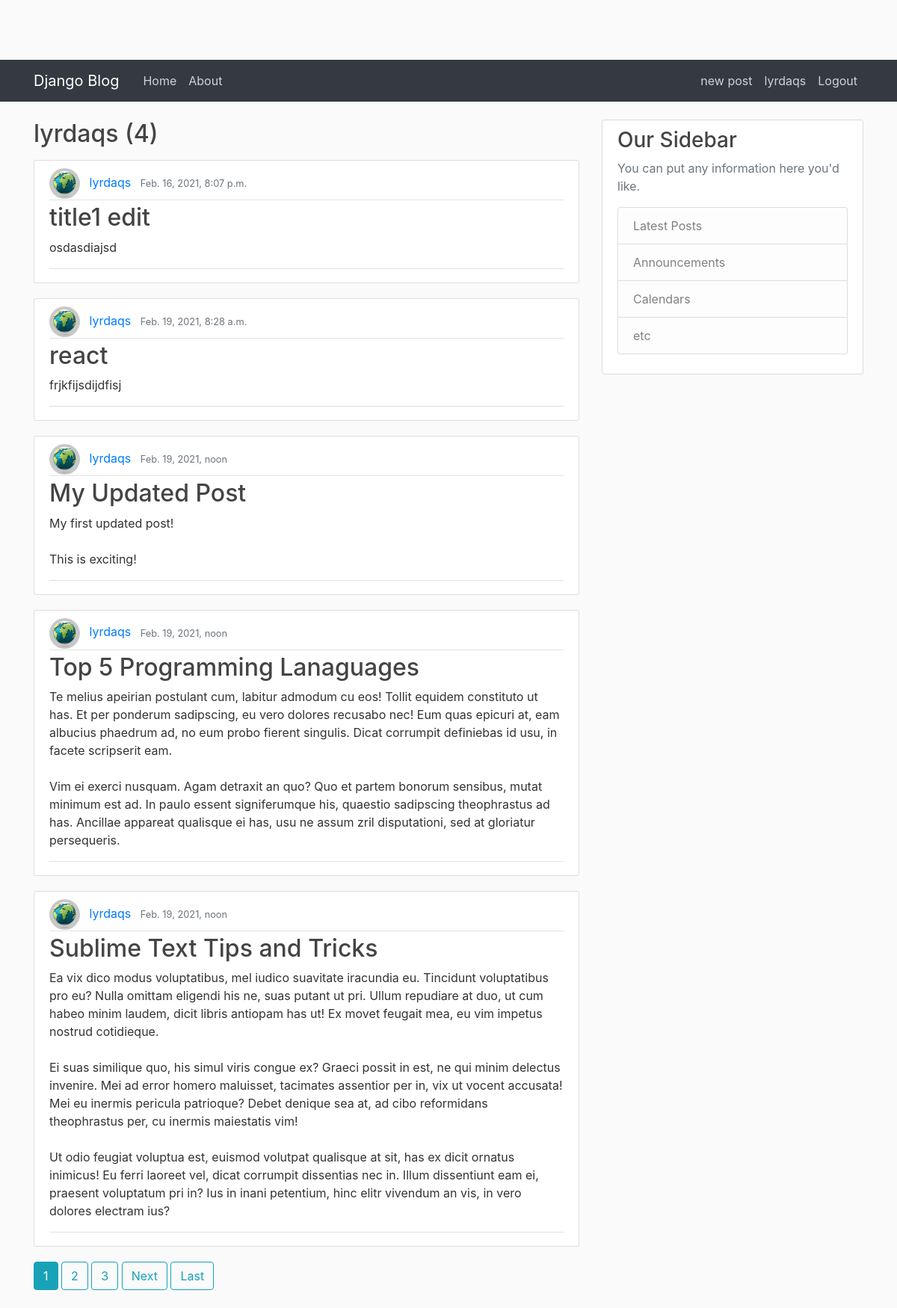
/lyrdaqs/posts (signed in), run on the app's committed database.
### posts/models.py (models this page shows, shortened)
class Post(models.Model):
    title = models.CharField(max_length = 100)
    text = models.TextField()
    date_posted = models.DateTimeField(default = timezone.now)
    author = models.ForeignKey(User,on_delete=models.CASCADE)

### users/models.py (models this page shows, shortened)
class Profile(models.Model):
    img = models.ImageField(default='default.jpg', upload_to="user_image")
    user = models.OneToOneField(User,on_delete=models.CASCADE)

### posts/views.py (the view)
# urls.py: path('<str:username>/posts', PostAuthorListView.as_view() , name='author-posts'),
class PostAuthorListView(ListView):
    model = Post
    template_name = 'posts/author_posts.html'
    context_object_name = 'posts'
    ordering = ['-date_posted']
    paginate_by = 5
    def get_queryset(self):
        username = get_object_or_404(User, username=self.kwargs['username'])
        return Post.objects.filter(author__username=username)

### templates/posts/author_posts.html (shortened to what this page needs)
{% extends "posts/base.html" %} {% block content %}
<h2 class="mb-3">{{view.kwargs.username}} ({{page_obj.paginator.num_pages}})</h2>
{% for post in posts %}
<article class="media content-section">
    <div class="media-body border-bottom mb-2">
        <div class="article-metadata">
            <img class="rounded-circle" style="width: 41px;
            height: 41px;margin-right: 8px;" src="{{ post.author.profile.img.url }}">
            <a class="mr-2" href="#">{{ post.author }}</a>
            <small class="text-muted">{{ post.date_posted }}</small>
        </div>
        <h2><a class="article-title" href="{% url 'post-detail' post.id %}">{{ post.title }}</a></h2>
        <p class="article-content">{{ post.text }}</p>
    </div>
</article>
{% endfor %}
{% if is_paginated %}
      {% for num in page_obj.paginator.page_range %}
        {% if page_obj.number == num %}
          <a class="btn btn-info mb-4" href="?page={{ num }}">{{ num }}</a>
        {% elif num > page_obj.number|add:'-3' and num < page_obj.number|add:'3' %}
          <a class="btn btn-outline-info mb-4" href="?page={{ num }}">{{ num }}</a>
        {% endif %}
      {% endfor %}
      {% if page_obj.has_next %}
        <a class="btn btn-outline-info mb-4" href="?page={{ page_obj.next_page_number }}">Next</a>
        <a class="btn btn-outline-info mb-4" href="?page={{ page_obj.paginator.num_pages }}">Last</a>
      {% endif %}
{% endif %}
{% endblock %}

### templates/posts/base.html (shortened to what this page needs)
{% load static %}
<!DOCTYPE html>
<html>
<head>
    <link rel="stylesheet" href="https://maxcdn.bootstrapcdn.com/bootstrap/4.0.0/css/bootstrap.min.css">
    <link rel="stylesheet" type="text/css" href="{% static 'blog/main.css' %}">
</head>
<body>
    <header class="site-header">
        <nav class="navbar navbar-expand-md navbar-dark bg-dark">
            <div class="container">
                <a class="navbar-brand mr-4" href="{% url 'blog-home' %}">Django Blog</a>
                <div class="collapse navbar-collapse" id="navbarToggle">
                    <div class="navbar-nav mr-auto">
                        <a class="nav-item nav-link" href="{% url 'blog-home' %}">Home</a>
                        <a class="nav-item nav-link" href="{% url 'blog-about' %}">About</a>
                    </div>
                    <div class="navbar-nav">
                        {% if user.is_authenticated %}
                        <a class="nav-item nav-link" href="{% url 'post-create' %}">new post</a>
                        <a class="nav-item nav-link" href="{% url 'user-profile' %}">{{user.username}}</a>
                        <a class="nav-item nav-link" href="{% url 'user-logout' %}">Logout</a> {% else %}
                        <a class="nav-item nav-link" href="{% url 'user-login' %}">Login</a>
                        <a class="nav-item nav-link" href="{% url 'user-register' %}">Register</a> {% endif %}
                    </div>
                </div>
            </div>
        </nav>
    </header>
    <main role="main" class="container mt-4">
        <div class="row">
            <div class="col-md-8">
                 {% block content %}{% endblock %}
            </div>
            <div class="col-md-4">
                <div class="content-section">
                    <h3>Our Sidebar</h3>
                    <p class='text-muted'>You can put any information here you'd like.
                        <ul class="list-group">
                            <li class="list-group-item list-group-item-light">Latest Posts</li>
                            <li class="list-group-item list-group-item-light">Announcements</li>
                            <li class="list-group-item list-group-item-light">Calendars</li>
                            <li class="list-group-item list-group-item-light">etc</li>
                        </ul>
                    </p>
                </div>
            </div>
        </div>
    </main>
</body>
</html>

### static/blog/main.css (style rules this page uses)
body { background: #fafafa; color: #333333; margin-top: 5rem; }
h1, h2, h3, h4, h5, h6 { color: #444444; }
ul { margin: 0; }
.site-header .navbar-nav .nav-link { color: #cbd5db; }
.content-section { background: #ffffff; padding: 10px 20px; border: 1px solid #dddddd; border-radius: 3px; margin-bottom: 20px; }
.article-title { color: #444444; }
.article-content { white-space: pre-line; }
.article-metadata { padding-bottom: 1px; margin-bottom: 4px; border-bottom: 1px solid #e3e3e3 }

### data on the page
Post: author.profile.img (picture), author "lyrdaqs", date_posted "Feb. 16, 2021, 8:07 p.m.", title "title1 edit", text "osdasdiajsd"
Post: author.profile.img (picture), author "lyrdaqs", date_posted "Feb. 19, 2021, 8:28 a.m.", title "react", text "frjkfijsdijdfisj"
Post: author.profile.img (picture), author "lyrdaqs", date_posted "Feb. 19, 2021, noon", title "My Updated Post", text "My first updated post! This is exciting!"
Post: author.profile.img (picture), author "lyrdaqs", date_posted "Feb. 19, 2021, noon", title "Top 5 Programming Lanaguages", text "Te melius apeirian postulant cum, labitur admodum cu eos! Tollit equidem constituto ut has. Et per ponderum sadipscing, eu vero dolores recusabo nec! Eum quas epicuri at, eam albucius phaedrum ad, no eum probo fierent singulis. Dicat corrumpit definiebas id usu, in facete scripserit eam. Vim ei exerci nusquam. Agam detraxit an quo? Quo et partem bonorum sensibus, mutat minimum est ad. In paulo essent signiferumque his, quaestio sadipscing theophrastus ad has. Ancillae appareat qualisque ei has, usu ne assum zril disputationi, sed at gloriatur persequeris."
Post: author.profile.img (picture), author "lyrdaqs", date_posted "Feb. 19, 2021, noon", title "Sublime Text Tips and Tricks", text "Ea vix dico modus voluptatibus, mel iudico suavitate iracundia eu. Tincidunt voluptatibus pro eu? Nulla omittam eligendi his ne, suas putant ut pri. Ullum repudiare at duo, ut cum habeo minim laudem, dicit libris antiopam has ut! Ex movet feugait mea, eu vim impetus nostrud cotidieque. Ei suas similique quo, his simul viris congue ex? Graeci possit in est, ne qui minim delectus invenire. Mei ad error homero maluisset, tacimates assentior per in, vix ut vocent accusata! Mei eu inermis pericula patrioque? Debet denique sea at, ad cibo reformidans theophrastus per, cu inermis maiestatis vim! Ut odio feugiat voluptua est, euismod volutpat qualisque at sit, has ex dicit ornatus inimicus! Eu…"

### other printed values
{{ user.username }} "lyrdaqs"
{{ view.kwargs.username }} "lyrdaqs"
{{ page_obj.paginator.num_pages }} "4"
{{ num }} "1"
{{ num }} "2" "3"
